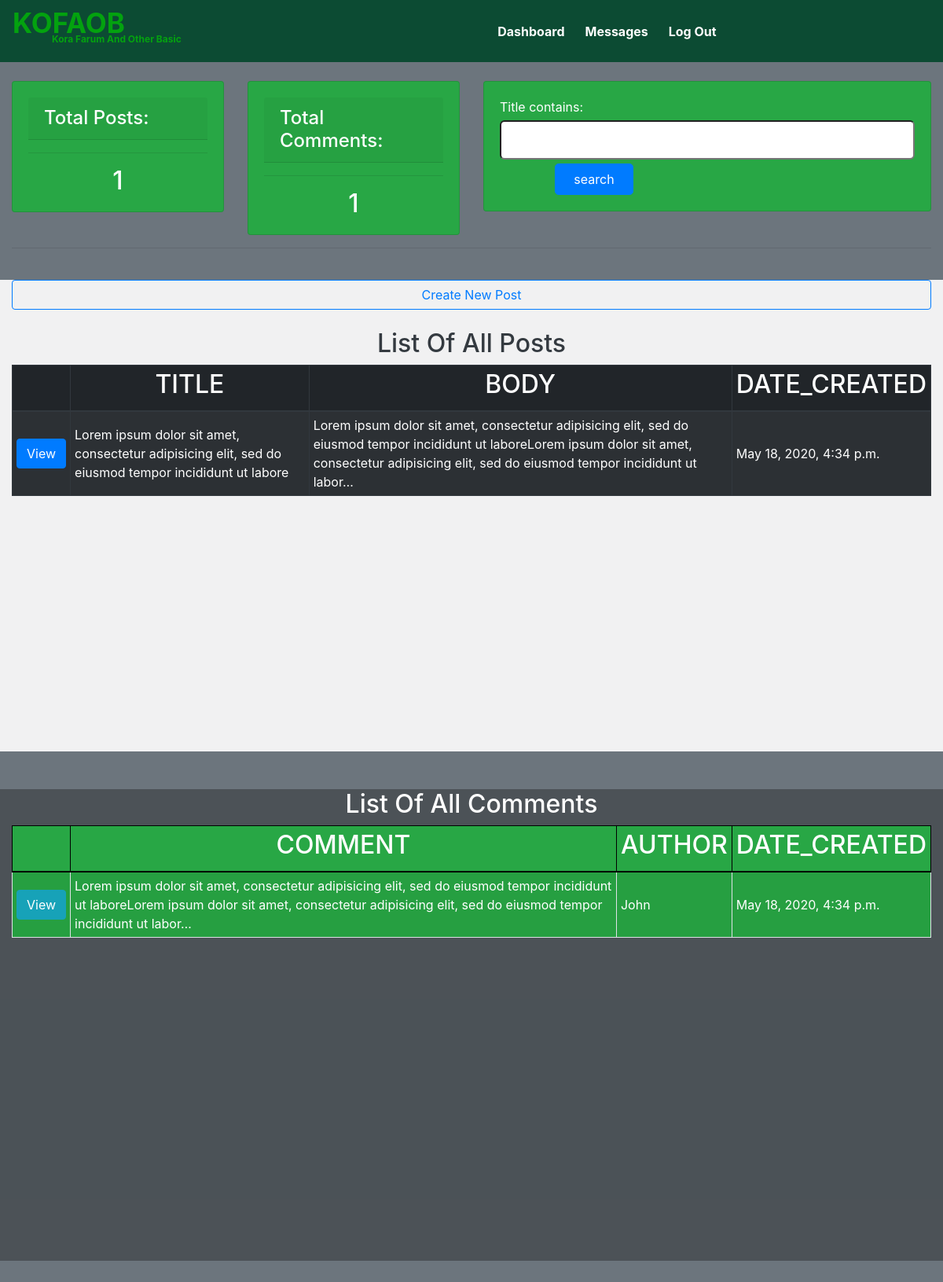
/dashboard/admin/ (signed in), run on the app's committed database.
### news/models.py (models this page shows, shortened)
class Post(models.Model):
	user = models.ForeignKey(User, on_delete=models.CASCADE,blank=True)
	title = models.CharField(null=True, max_length=100)
	body = models.TextField(null=True)
	date_created = models.DateTimeField(null=True, default=datetime.utcnow)
	publish_post = models.BooleanField(default=False, null=True)

class Comment(models.Model):
	post = models.ForeignKey(Post, null=True, on_delete=models.CASCADE, blank=True)
	author = models.CharField(null=True, max_length=40)
	body = models.TextField(null=True)
	date_created = models.DateTimeField(default=datetime.utcnow)

### news/views.py (the view)
# urls.py: path('dashboard/admin/', views.dashboard, name='dashboard'),
@login_required(login_url='accounts:login')
def dashboard(request):
	posts = Post.objects.all().order_by('-date_created')
	comments = Comment.objects.all().order_by('-date_created')
	myFilter=PostFilter(request.GET, queryset=posts)
	posts=myFilter.qs
	context={'posts':posts, 'comments':comments, "myFilter":myFilter}
	return render(request, 'kofaob_admin/dashboard.html', context)

### news/templates/kofaob_admin/dashboard.html
{% extends 'kofaob_admin/base.html' %}
{% block content %}
<div class="container-fluid text-white">
	<br>
	<div class="row">
		<div class="col-md-3">
			<div class="card card-body bg-success">
				<h4 class="card-header">Total Posts:</h4>
				<hr>
				<h2 class="card-text text-center">{{posts.count}}</h2>
			</div>
		</div>
		<div class="col-md-3">
			<div class="card card-body bg-success">
				<h4 class="card-header">Total Comments:</h4>
				<hr>
				<h2 class="card-text text-center">{{comments.count}}</h2>
			</div>
		</div>
		<div class="col-md-6">
			<div class="card card-body bg-success">
				<form method="GET" class="form-inline">
					{{ myFilter.form }}
					<input type="submit" name="searchsubmit" value="search" class="btn btn-primary btn-lg" id="searchbtn">
				</form>
			</div>
		</div>
	</div>
	<hr>
	<br>
	<div class="row" id="posts_dashboard">
		<div class="col-md-12">
			<a href="{% url 'news:create_post' %}" class="btn btn-outline-primary" id="create_new_post">Create New Post</a><br><br>
			{% if posts %}
			<table class="table-striped table-bordered table-dark table-hover dashboard_table">
				<h2 class="text-dark text-center">List Of All Posts</h2>
				<thead>
					<th></th>
					<th class="text-center"><h2>TITLE</h2></th>
					<th class="text-center"><h2>BODY</h2></th>
					<th class="text-center"><h2>DATE_CREATED</h2></th>
				</thead>
				{% for post in posts %}
					<tr>
						<td class="text-center"><a href="{% url 'news:admin_post' post.id %}" class="btn btn-primary">View</a></td>
						<td class="text-left">{{ post.title }}</td>
						<td class="text-left">{{ post.body|truncatechars:200 }}</td>
						<td class="text-left">{{ post.date_created }}</td>
					</tr>
				{% endfor %}
			</table>
			{% else %}
			<h4 class="text-dark text-center">No posts yet</h4>
			{% endif %}
		</div>
	</div><br><br>
	<div class="row" id="comments_dashboard">
		<div class="col-md-12">
			{% if comments %}
			<table class="table-striped table-bordered bg-success table-hover dashboard_table">
				<h2 class="text-white text-center">List Of All Comments</h2>
				<thead>
					<th></th>
					<th class="text-center"><h2>COMMENT</h2></th>
					<th class="text-center"><h2>AUTHOR</h2></th>
					<th class="text-center"><h2>DATE_CREATED</h2></th>
				</thead>
				{% for comment in comments %}
					<tr>
						<td><a href="{% url 'news:admin_post_comment' comment.post.id comment.pk %}" class="btn btn-info" id="view_comment">View</a></td>
						<td class="text-left">{{ comment.body|truncatechars:200 }}</td>
						<td class="text-left">{{ comment.author}}</td>
						<td class="text-left">{{ comment.date_created }}</td>
					</tr>
				{% endfor %}
			</table>
			{% else %}
			<h4 class="text-white text-center">No comment yet</h4>
			{% endif %}
		</div>
	</div>
</div>
<br><br><br>
{% endblock %}

### news/static/news/css/mainadmin.css (style rules this page uses)
* { box-sizing: border-box; }
body, html { margin:0px; padding: 0px; }
#id_title { width: 100%; height: 50px; padding: 10px; margin:5px 0px; border-radius: 6px; }
#searchbtn { margin-left: 70px; width: 100px; height: 40px; padding:5px; font-size: 1em; }
hr { color: white; }
#create_new_post { width: 100%; }
.dashboard_table th, td { padding: 5px; border:1px solid black; }
#posts_dashboard { height: 600px; overflow-y: scroll; background-color: rgba(255,255,255,0.9); }
#comments_dashboard { height: 600px; overflow-y: scroll; background-color: rgba(0,0,0,0.3); }

### data on the page
Post: title "Lorem ipsum dolor sit amet, consectetur adipisicing elit, sed do eiusmod tempor incididunt ut labore", body "Lorem ipsum dolor sit amet, consectetur adipisicing elit, sed do eiusmod tempor incididunt ut laboreLorem ipsum dolor sit amet, consectetur adipisicing elit, sed do eiusmod tempor incididunt ut labor…", date_created "May 18, 2020, 4:34 p.m."
Comment: body "Lorem ipsum dolor sit amet, consectetur adipisicing elit, sed do eiusmod tempor incididunt ut laboreLorem ipsum dolor sit amet, consectetur adipisicing elit, sed do eiusmod tempor incididunt ut labor…", author "John", date_created "May 18, 2020, 4:34 p.m."

### other printed values
{{ posts.count }} "1"
{{ comments.count }} "1"
